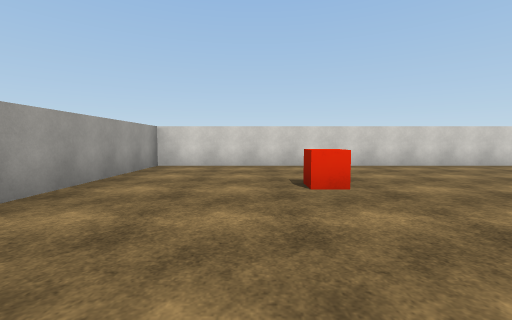
view 1 (above)

19 first-person views from a walk through a Unity game level. The camera is 1.2 m above the floor, tilts 4° down and sees 90° across. The floor is counted in squares, 2 m on a side. Each view is taken from the middle of a square. On the plan, view 1 faces up. The plan holds only what a view shows up to about 9 squares ahead; the rest is blank. Surface patterns are stand-ins for the level's own textures.

view 2
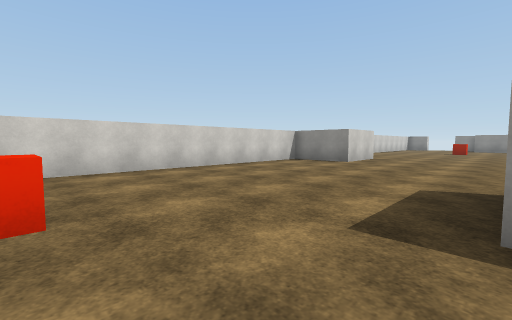

view 3
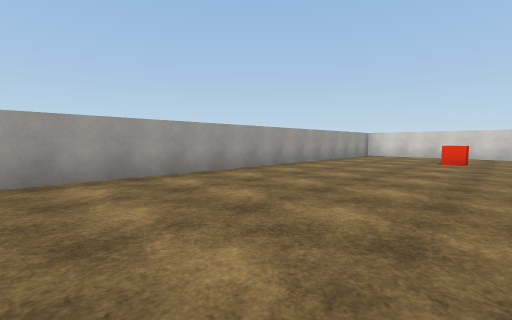

view 4
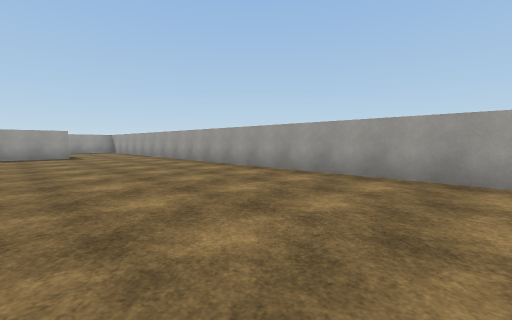

view 5
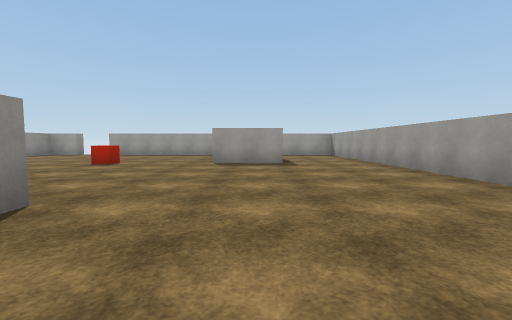

view 6
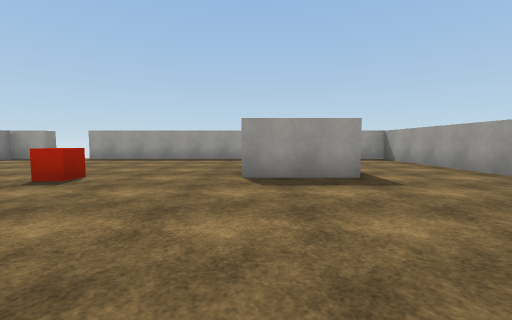

view 7
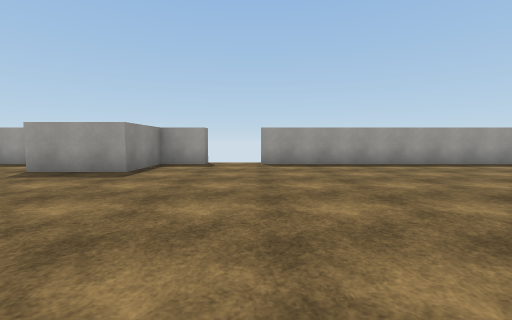

view 8
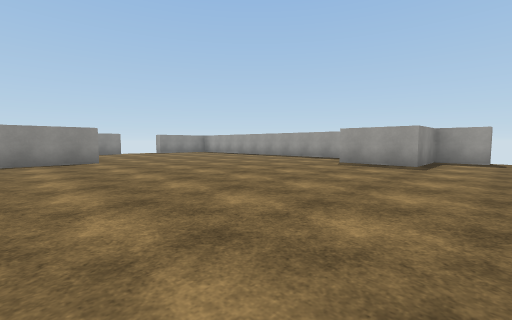

view 9
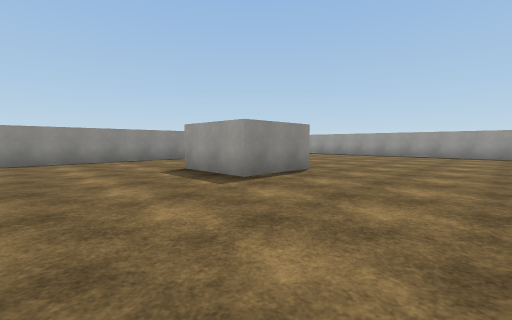

view 10
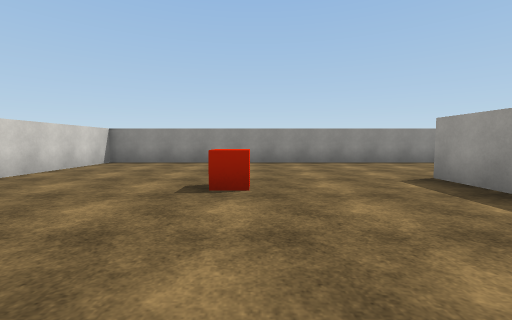

view 11
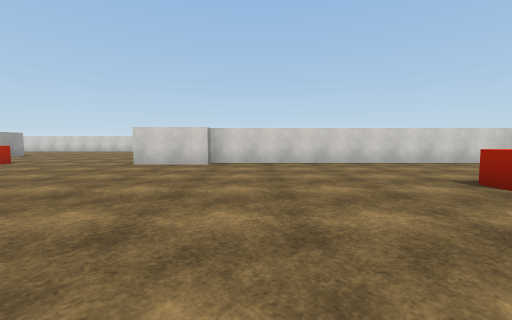

view 12
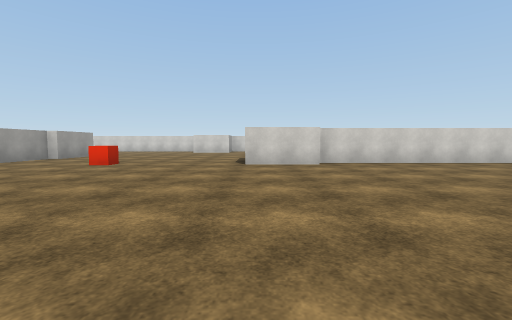

view 13
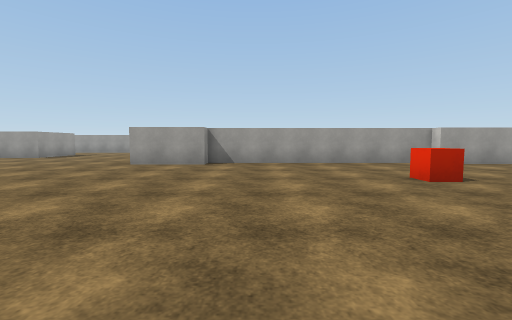

view 14
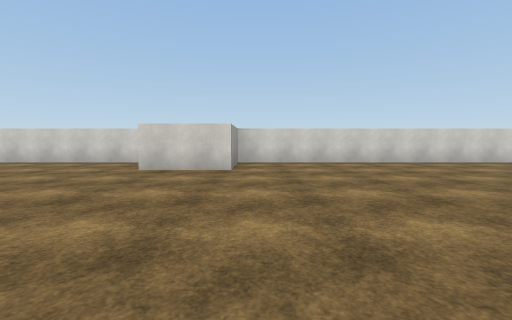

view 15
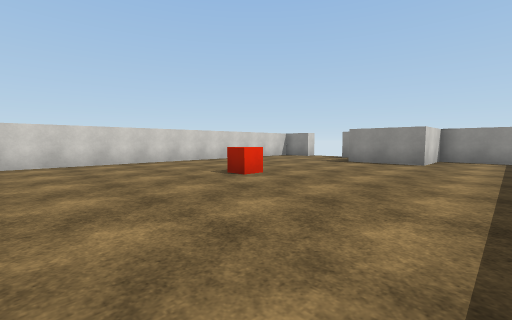

view 16
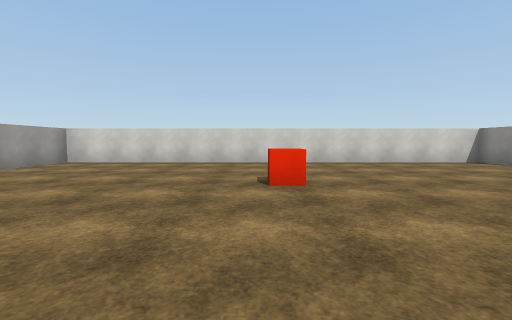

view 17
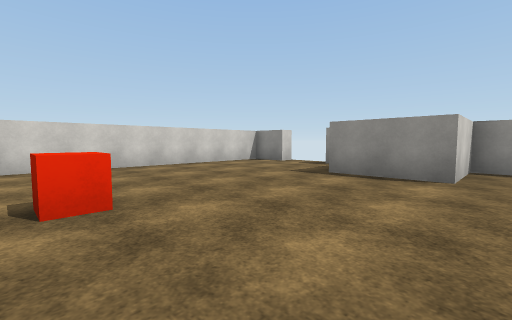

view 18
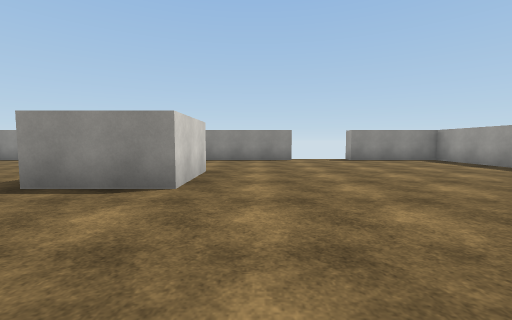

view 19
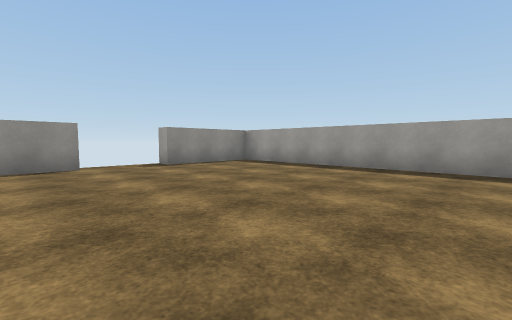

### Floor plan
Points are (right, up) in squares from view 1. A wall is a line through its corners. A room is listed if a view was taken in it or the views show most of it. See-through windows are left out.
Room 1 (views 1, 2, 3, 4, 5, 6, 7, 8, 9, 10, 11, 12, 13, 14, 15, 16, 17, 18, 19)
walls: (13.8, -3.1) (11.6, -3.1); (3.1, -9.5) (3.1, -9); (5.1, 1) (5.1, -1) (4.7, -1) (4.7, -7.4) (5.1, -7.4) (5.1, -9.4); (19.2, -12) (17.3, -12) (17.3, -10) (19.4, -10); (0.1, -14.3) (2.2, -14.3); (22.5, -1.1) (22.5, 0.6) (20.6, 0.6) (20.6, 2.6); (9.4, -19.5) (9.4, -19) (10.6, -19) (10.6, -17.1) (12.6, -17.1); (14, -19) (22.5, -19) (22.5, -16.2) (23, -16.2); (22.5, -14.2) (22.5, -2.7) (13.6, -2.7); (0.9, -19) (7.9, -19); (23, 5.3) (22.5, 5.3) (22.5, 6.5) (10.5, 6.5) (10.5, 4.5) (8.5, 4.5) (8.5, 6.5) (-2.5, 6.5) (-2.5, -19) (-1.6, -19)
objects: red cube (1, 3); red cube (5, -14); red cube (8, -3); red cube (16, 3); red cube (18, -7)

Positions as (right, up) in squares from view 1, and headings:
1: (0, 0), facing up
2: (1, 1), facing up-right
3: (2, -5), facing up-left
4: (2, -3), facing down-left
5: (1, -7), facing down
6: (2, -10), facing down
7: (8, -12), facing down
8: (9, -10), facing down-right
9: (14, -7), facing down-right
10: (15, -7), facing right
11: (15, -10), facing up
12: (12, -10), facing up
13: (12, -6), facing left
14: (11, -1), facing up
15: (13, -1), facing up-right
16: (16, -1), facing up
17: (16, 0), facing up-right
18: (14, -13), facing right
19: (16, -13), facing down-right
